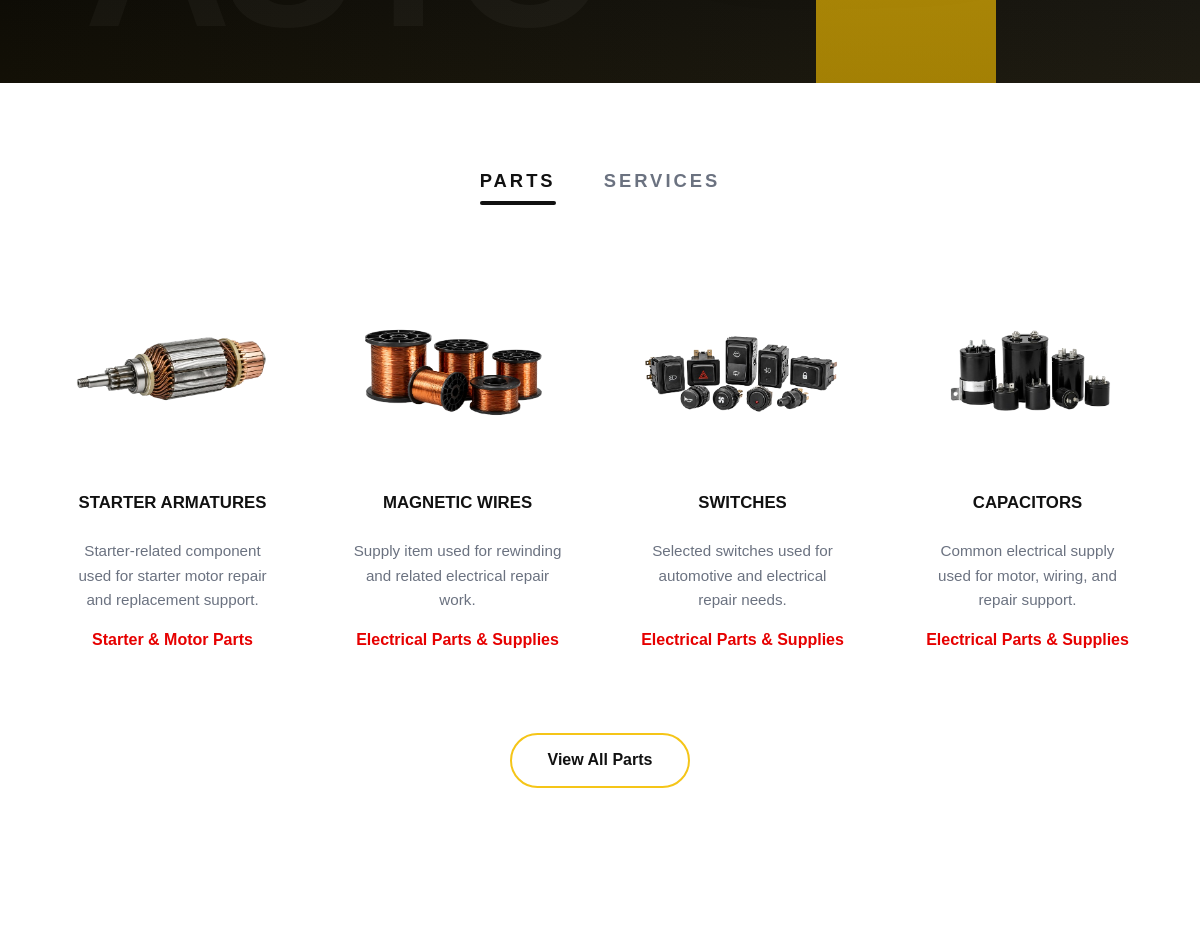
Before: / (middle part) with the older database file.
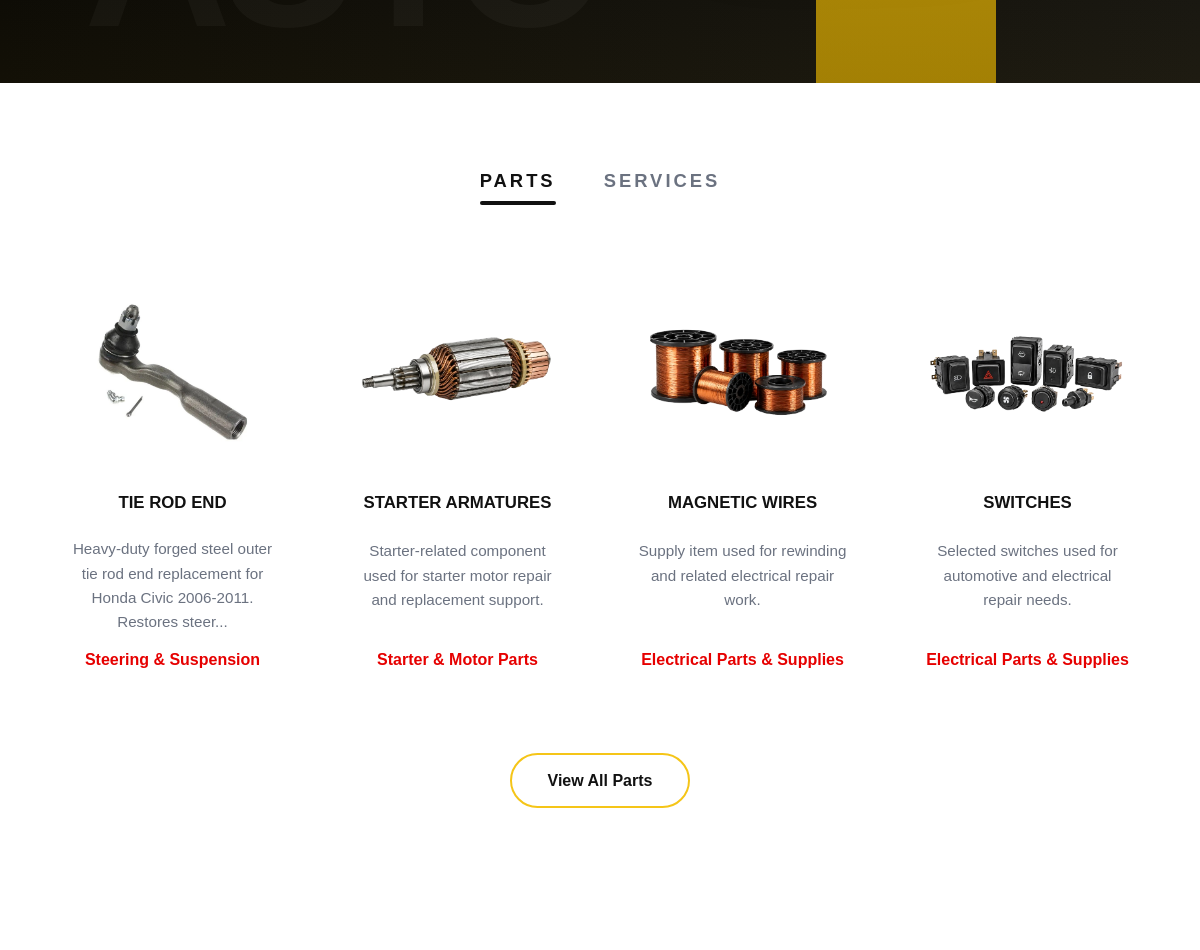
After: the same page with the newer database file.
### tables this page shows
CREATE TABLE `part` (
  `part_id` int(11) NOT NULL,
  `category` varchar(100) NOT NULL,
  `brand` varchar(100) DEFAULT NULL,
  `part_name` varchar(50) NOT NULL,
  `description` text DEFAULT NULL,
  `specification` text DEFAULT NULL,
  `compatibility` text DEFAULT NULL,
  `unit` varchar(50) DEFAULT 'piece',
  `unit_price` decimal(10,2) NOT NULL DEFAULT 0.00,
  `quantity_on_hand` smallint(6) NOT NULL DEFAULT 0,
  `low_stock_threshold` smallint(6) NOT NULL DEFAULT 3,
  `supplier_id` int(11) DEFAULT 1,
  `is_low_stock` tinyint(1) NOT NULL DEFAULT 0,
  `primary_supplier_id` int(11) DEFAULT 1,
  `is_active` tinyint(1) NOT NULL DEFAULT 1,
  `cost_price` decimal(10,2) DEFAULT NULL,
  `image` varchar(255) DEFAULT NULL,
  `full_description` text DEFAULT NULL
);

### index.php (called while the page is built)
<?php
require_once __DIR__ . '/views/landing.php';

### views/landing.php (the view, shortened to what this page needs)
<?php
$database = new Database();
$db = $database->getConnection();
$featuredParts = [];
try {
    $partsStmt = $db->prepare("
        SELECT
            part_id,
            part_name,
            category,
            description,
            image
        FROM part
        WHERE is_active = 1
        ORDER BY part_id DESC
        LIMIT 4
    ");
    $partsStmt->execute();
    $featuredParts = $partsStmt->fetchAll(PDO::FETCH_ASSOC);
} catch (Exception $e) {
    $featuredParts = [];
    $featuredServices = [];
}
function plainText($value, $fallback = '')
{
    $value = trim(html_entity_decode((string)($value ?? ''), ENT_QUOTES | ENT_HTML5, 'UTF-8'));
    return $value !== '' ? $value : $fallback;
}
function displayText($value, $fallback = 'N/A')
{
    return htmlspecialchars(plainText($value, $fallback), ENT_QUOTES, 'UTF-8');
}
function limitText($text, $limit = 95)
{
    $text = plainText($text, 'No description available.');
    if (function_exists('mb_strlen') && function_exists('mb_substr')) {
        if (mb_strlen($text) <= $limit) {
            return $text;
        }
        return mb_substr($text, 0, $limit) . '...';
    }
    return substr($text, 0, $limit) . '...';
}
function displayLimitText($text, $limit = 95)
{
    return htmlspecialchars(limitText($text, $limit), ENT_QUOTES, 'UTF-8');
}
function partImagePath($image)
{
    return 'assets/images/parts/' . htmlspecialchars($image, ENT_QUOTES, 'UTF-8');
}
?>
<!DOCTYPE html>
<html lang="en">
<head>
    <link href="https://cdn.jsdelivr.net/npm/bootstrap@5.3.0/dist/css/bootstrap.min.css" rel="stylesheet">
    <link rel="stylesheet" href="assets/css/style.css">
</head>
<body>
<main>
    <section class="landing-hero">
        <div class="hero-editorial">
            <div class="hero-bg-word">AUTO</div>
            <div class="container hero-editorial-container">
                <div class="hero-car-area">
                </div>
            </div>
        </div>
    </section>
    <section id="offerings" class="offerings-section">
        <div class="container">
            <div class="offerings-tabs">
                <button class="offerings-tab active" type="button" data-offering-tab="parts">
                    Parts
                </button>
                <button class="offerings-tab" type="button" data-offering-tab="services">
                    Services
                </button>
            </div>
            <div class="offerings-panel active" id="parts-panel">
                <div class="row g-4 justify-content-center">
                    <?php if (empty($featuredParts)): ?>
                        <div class="col-12 text-center">
                            <p class="section-text mb-0">
                                No parts are currently available.
                            </p>
                        </div>
                    <?php else: ?>
                        <?php foreach ($featuredParts as $part): ?>
                            <div class="col-sm-6 col-lg-3">
                                <a
                                    href="public_pages/part-details.php?id=<?= urlencode($part['part_id']) ?>"
                                    class="text-decoration-none text-reset offering-item-link"
                                >
                                    <div class="offering-card">
                                        <div class="offering-visual">
                                            <img
                                                src="<?= partImagePath($part['image'] ?? '') ?>"
                                                alt="<?= displayText($part['part_name'] ?? 'Part image') ?>"
                                            >
                                        </div>
                                        <h5>
                                            <?= displayText($part['part_name'] ?? '') ?>
                                        </h5>
                                        <p>
                                            <?= displayLimitText($part['description'] ?? '', 95) ?>
                                        </p>
                                        <strong>
                                            <?= displayText($part['category'] ?? '') ?>
                                        </strong>
                                    </div>
                                </a>
                            </div>
                        <?php endforeach; ?>
                    <?php endif; ?>
                </div>
            </div>
            <div class="text-center mt-5">
                <a href="public_pages/parts.php" class="btn btn-offerings-outline" id="offeringsCta">
                    View All Parts
                </a>
            </div>
        </div>
    </section>
    <section id="about" class="about-preview-section section-padding">
    </section>
</main>
</body>
</html>

Changed rows visible on the page:
no longer on this page (row edited): part: image (picture), part_name "CAPACITORS", description "Common electrical supply used for motor, wiring, and repair support.", category "Electrical Parts & Supplies"
added part: image (picture), part_name "TIE ROD END", description "Heavy-duty forged steel outer tie rod end replacement for Honda Civic 2006-2011. Restores steer...", category "Steering & Suspension"
